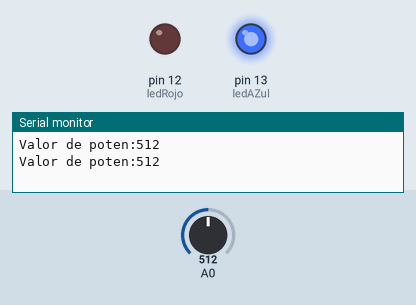
Bench run of a sketch on a simulated Arduino Uno, built with avr-gcc and run on an emulated ATmega328P. Shown: output pins drawn as LEDs (lit = HIGH), the last lines printed to the serial monitor. The inputs (shaded band) are chosen by the test bench; at power-on: A0 = 512.

Above: at 1.8 s.
1.9 s: A0 set to 496
At 3.5 s:
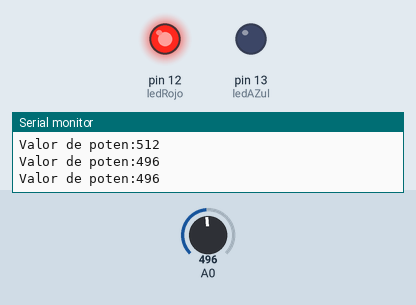
4.5 s: A0 set to 522
At 7.0 s:
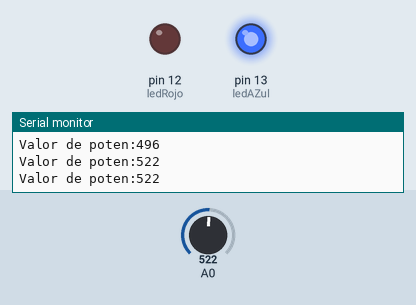
7.5 s: A0 set to 511
At 9.3 s:
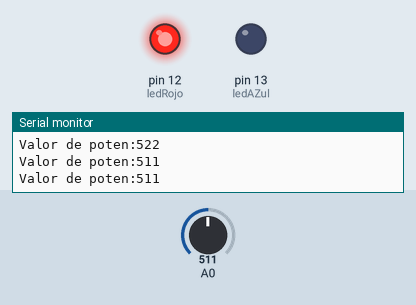
Timing chart, 0 to 10.8 s (numbered marks = the images above; inputs shaded):
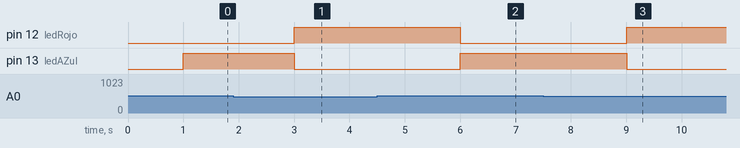

Measured:
- the behaviour switches between 512 and 511 on A0 (found by bisection; images 0 and 1)
- after the input at 1.9 s, pin 12 (ledRojo): LOW → HIGH after 1.1 s; pin 13 (ledAZul): HIGH → LOW after 1.1 s
- after the input at 4.5 s, pin 12 (ledRojo): HIGH → LOW after 1.5 s; pin 13 (ledAZul): LOW → HIGH after 1.5 s
- after the input at 7.5 s, pin 12 (ledRojo): LOW → HIGH after 1.5 s; pin 13 (ledAZul): HIGH → LOW after 1.5 s

The sketch:

reto15.ino
```cpp
int valorpoten = 0;
int ledRojo = 12;
int ledAZul = 13;

void setup() {
  // put your setup code here, to run once:
  Serial.begin (9600);//establece comunicación serie a 9600 baudios
  pinMode (ledRojo, OUTPUT);
  pinMode (ledAZul, OUTPUT);
}

void loop() {
  // put your main code here, to run repeatedly:
  valorpoten = analogRead (A0);
  monitoriza();
  if (valorpoten < 512) {
    digitalWrite (ledRojo, HIGH);
    digitalWrite (ledAZul, LOW);
  }

  else {
    digitalWrite (ledRojo, LOW);
    digitalWrite (ledAZul, HIGH);
  }

}

void monitoriza() {//función que nos da la información de la luz en monitor serie
  Serial.print ("Valor de poten:");
  Serial.println (valorpoten);
  delay (1000);
}
```
